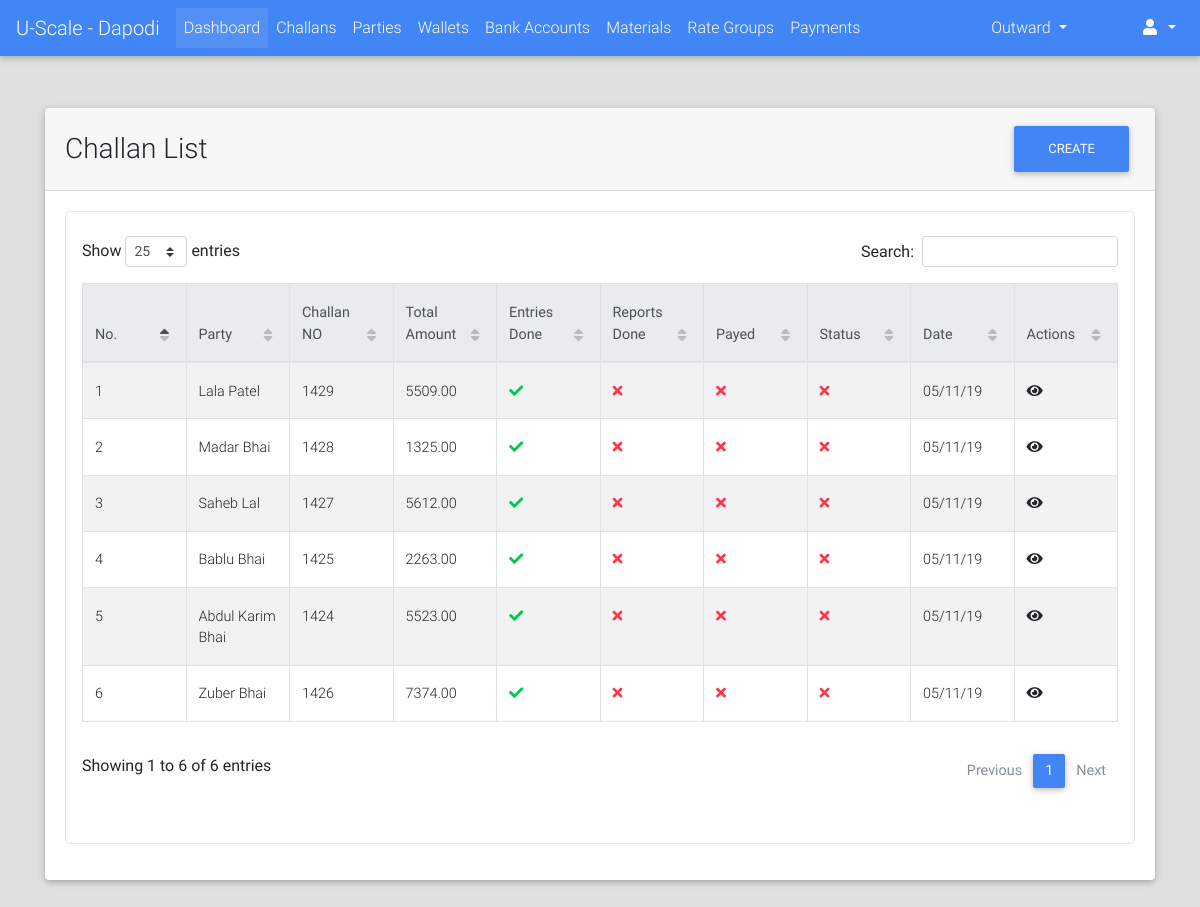
Before: /challans/list/ (signed in) with the older database file.
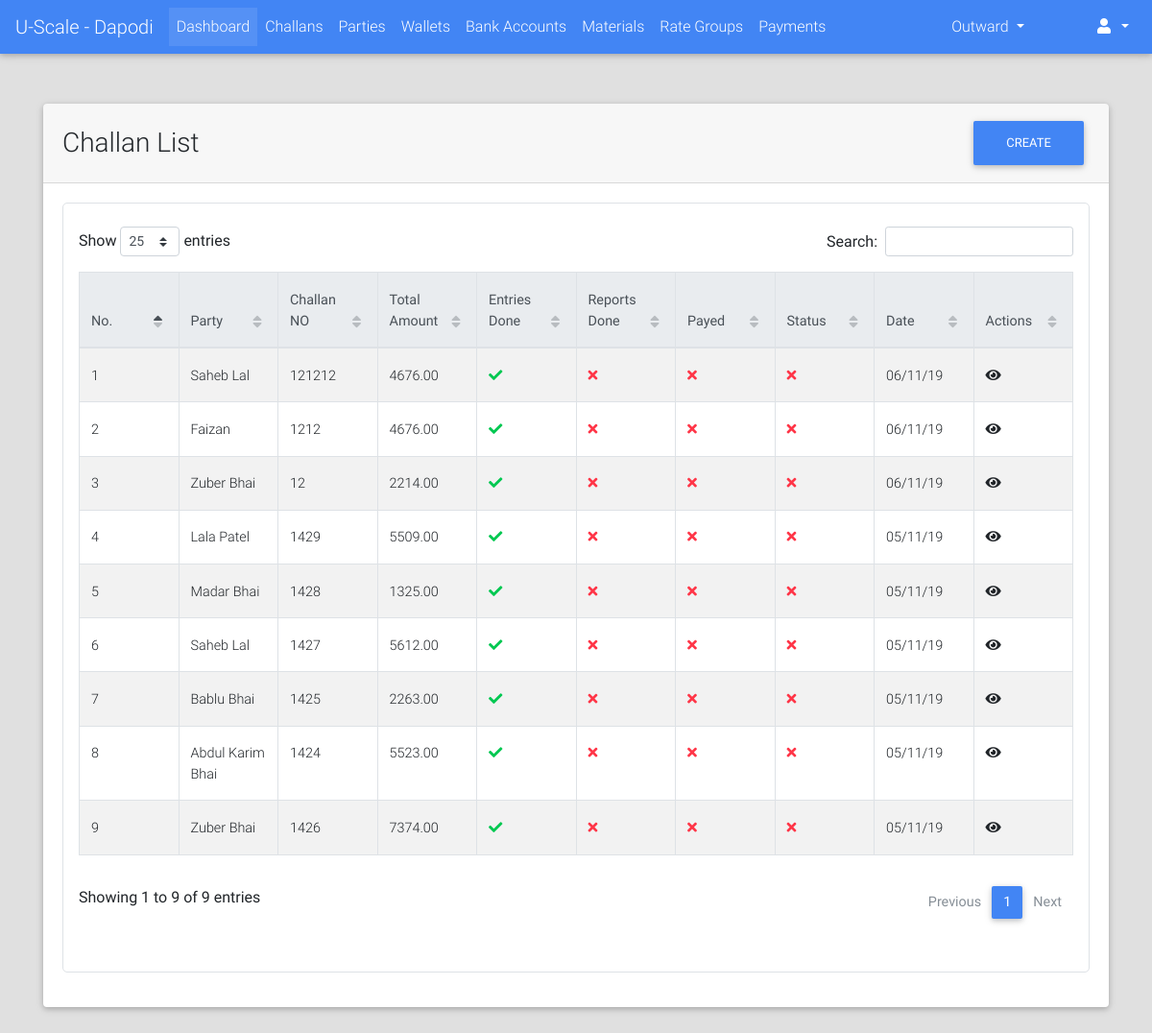
After: the same page with the newer database file.
### challans/models.py (models this page shows, shortened)
class Challan(models.Model):
    STATUS_CHOICES = (("PN", "Pending"), ("DN", "Done"))
    created_by = models.ForeignKey(User, on_delete=models.PROTECT)
    party = models.ForeignKey("parties.Party", on_delete=models.CASCADE)
    challan_no = models.PositiveIntegerField(blank=True, null=True)
    vehicle_details = models.CharField(max_length=128, blank=True, null=True)
    weights_amount = models.DecimalField(max_digits=9, decimal_places=2, default=decimal.Decimal(0.00))
    extra_charges = models.DecimalField(verbose_name="Kata Charges", max_digits=9, decimal_places=2,
                                        default=decimal.Decimal(0.00), validators=[MinValueValidator(limit_value=0), MaxValueValidator(limit_value=100)])
    round_amount = models.DecimalField(max_digits=4, decimal_places=2, default=decimal.Decimal(0.00), validators=[MinValueValidator(limit_value=-10), MaxValueValidator(limit_value=10)])
    total_amount = models.DecimalField(max_digits=9, decimal_places=2, default=decimal.Decimal(0.00), validators=[MinValueValidator(limit_value=0)])
    image = models.ImageField(upload_to="payments/", blank=True, null=True)
    extra_info = models.TextField(blank=True)
    created_on = models.DateTimeField(auto_now_add=True, editable=True)
    updated_on = models.DateTimeField(auto_now=True, editable=True)
    is_entries_done = models.BooleanField(default=False)
    is_reports_done = models.BooleanField(default=False)
    is_rates_assigned = models.BooleanField(default=False)
    is_payed = models.BooleanField(default=False)
    status = models.CharField(max_length=2, choices=STATUS_CHOICES, default="PN")
    @property
    def get_date_display(self):
        return self.created_on.strftime("%d/%m/%y")
    @property
    def get_absolute_url(self):
        return reverse_lazy("challans:detail", kwargs={"challan_no": self.challan_no})

### parties/models.py (models this page shows, shortened)
class Party(models.Model):
    RATE_TYPE_CHOICES = (("GR", "Group Rate"), ("IR", "Individual Rate"))
    rate_type = models.CharField(max_length=2, choices=RATE_TYPE_CHOICES)
    rate_group = models.ForeignKey("rates.RateGroup", on_delete=models.PROTECT, blank=True, null=True)
    name = models.CharField(max_length=128)
    party_code = models.CharField(max_length=32, blank=True)
    address = models.TextField(blank=True)
    phone = models.CharField(max_length=13)
    whatsapp = models.CharField(max_length=13, blank=True)
    email = models.EmailField(blank=True, null=True)
    extra_info = models.TextField(blank=True)
    is_wallet_party = models.BooleanField(default=False)
    is_active = models.BooleanField(default=True)
    class Meta:
        verbose_name = "Party"
        verbose_name_plural = "Parties"

### challans/views.py (the view)
class ChallanListView(LoginRequiredMixin, ListView):
    model = Challan
    template_name = "challans/list.html"
    context_object_name = "challans"
    ordering = "-id"
    def get_queryset(self):
        qs = super().get_queryset()
        return qs.filter(Q(status="PN") | Q(created_on__date__gte=datetime.date.today()+datetime.timedelta(days=-30)))

### portal/templates/challans/list.html (shortened to what this page needs)
{% extends "portal/base.html" %}
{% load static %}
{% block custom_links %}
    <link href="{% static "css/addons/datatables.min.css" %}" rel="stylesheet">
    <link href="{% static "css/addons/datatables-select.min.css" %}" rel="stylesheet">
{% endblock %}
{% block content %}
    <br><br>
    <div class="container">
        <div class="card">
            <div class="card-header">
                <div class="row">
                    <div class="col-lg-9 m-auto">
                        <h3 class="m-auto">Challan List</h3>
                    </div>
                    <div class="col-lg-3">
                        <a class="float-right" href="{% url "challans:add" %}"><button class="btn btn-primary">Create</button></a>
                    </div>
                </div>
            </div>
            <div class="card-body">
                <div class="table p-3 border" style="border-radius: 5px">
                     <table id="dt-basic-checkbox" class="table table-striped table-bordered" cellspacing="0" width="100%">
                         <thead class="thead-light">
                            <th class="th-sm">No.</th>
                            <th class="th-sm">Party</th>
                            <th class="th-sm">Challan NO</th>
                            <th class="th-sm">Total Amount</th>
                            <th class="th-sm">Entries Done</th>
                            <th class="th-sm">Reports Done</th>
                            <th class="th-sm">Payed</th>
                            <th class="th-sm">Status</th>
                            <th class="th-sm">Date</th>
                            <th class="th-sm">Actions</th>
                         </thead>
                         <tbody>
                             {% if challans %}
                                {% for challan in challans %}
                                    <tr>
                                        <td>{{ forloop.counter }}</td>
                                        <td>{{ challan.party.name }}</td>
                                        <td><a href="{{ challan.get_absolute_url }}">{{ challan.challan_no }}</a></td>
                                        <td>{{ challan.total_amount }}</td>
                                        <td>
                                            <i class="fa {% if challan.is_entries_done %}fa-check text-success{% else %}fa-times text-danger{% endif %}"></i>
                                        </td>
                                        <td>
                                            <i class="fa {% if challan.is_reports_done %}fa-check text-success{% else %}fa-times text-danger{% endif %}"></i>
                                        </td>
                                        <td>
                                            <i class="fa {% if challan.is_payed %}fa-check text-success{% else %}fa-times text-danger{% endif %}"></i>
                                        </td>
                                        <td>
                                            <i class="fa {% if challan.status == "DN" %}fa-check text-success{% else %}fa-times text-danger{% endif %}"></i>
                                        </td>
                                        <td>{{ challan.get_date_display }}</td>
                                        <td><a href="{{ challan.get_absolute_url }}"><i class="fa fa-eye"></i></a></td>
                                    </tr>
                                {% endfor %}
                             {% else %}
                                 <span class="text-black-50 font-weight-bold">No Challans Found</span>
                             {% endif %}
                         </tbody>
                    </table>
                 </div>
            </div>
        </div>
    </div>
{% endblock %}

Changed rows visible on the page:
added Challan: party.name "Saheb Lal", challan_no "121212", total_amount "4676.00", is_entries_done True (drawn), is_reports_done False (drawn), is_payed False (drawn), date "06/11/19"
added Challan: party.name "Faizan", challan_no "1212", total_amount "4676.00", is_entries_done True (drawn), is_reports_done False (drawn), is_payed False (drawn), date "06/11/19"
added Challan: party.name "Zuber Bhai", challan_no "12", total_amount "2214.00", is_entries_done True (drawn), is_reports_done False (drawn), is_payed False (drawn), date "06/11/19"
Other visible differences:
text written by a page script: "Show entries Search: Showing 1 to 6 of 6 entries Previous 1 Next" → "Show entries Search: Showing 1 to 9 of 9 entries Previous 1 Next"
